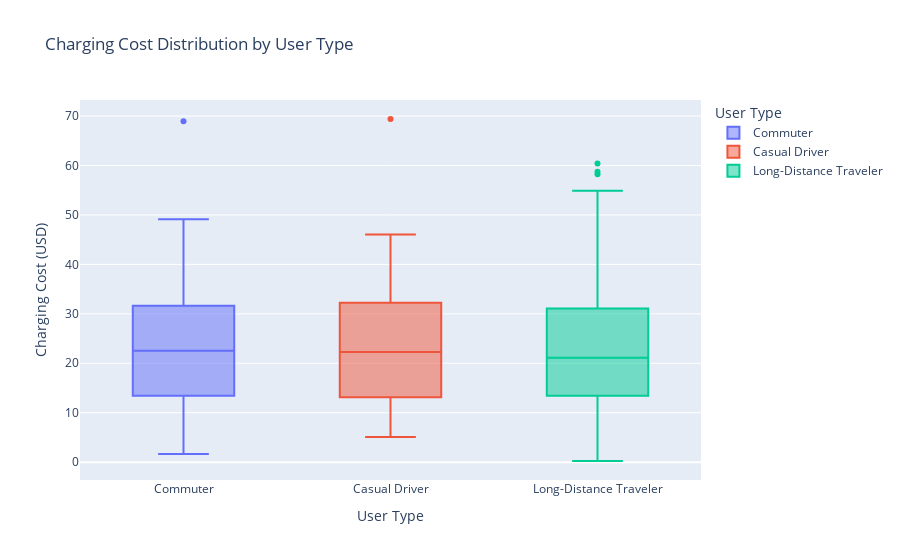

The cell this chart's notebook holds for it:
### Code cell
fig5 = px.box(df, x="User Type", y="Charging Cost (USD)",
              title="Charging Cost Distribution by User Type", color="User Type")
fig5.show()

### Figure 1 — Plotly figure (JSON) as saved in the notebook; plotly's stock layout.template omitted (floating-point values rounded to 4 significant figures; data arrays with more than 128 entries replaced by an {"elided": "..."} marker saying what was removed)
{"data": [{"alignmentgroup": "True", "hovertemplate": "User Type=%{x}<br>Charging Cost (USD)=%{y}<extra></extra>", "legendgroup": "Commuter", "marker": {"color": "#636efa"}, "name": "Commuter", "notched": false, "offsetgroup": "Commuter", "orientation": "v", "showlegend": true, "type": "box", "x": {"elided": "476 str values"}, "x0": " ", "xaxis": "x", "y": {"elided": "476 float values"}, "y0": " ", "yaxis": "y"}, {"alignmentgroup": "True", "hovertemplate": "User Type=%{x}<br>Charging Cost (USD)=%{y}<extra></extra>", "legendgroup": "Casual Driver", "marker": {"color": "#EF553B"}, "name": "Casual Driver", "notched": false, "offsetgroup": "Casual Driver", "orientation": "v", "showlegend": true, "type": "box", "x": {"elided": "407 str values"}, "x0": " ", "xaxis": "x", "y": {"elided": "407 float values"}, "y0": " ", "yaxis": "y"}, {"alignmentgroup": "True", "hovertemplate": "User Type=%{x}<br>Charging Cost (USD)=%{y}<extra></extra>", "legendgroup": "Long-Distance Traveler", "marker": {"color": "#00cc96"}, "name": "Long-Distance Traveler", "notched": false, "offsetgroup": "Long-Distance Traveler", "orientation": "v", "showlegend": true, "type": "box", "x": {"elided": "437 str values"}, "x0": " ", "xaxis": "x", "y": {"elided": "437 float values"}, "y0": " ", "yaxis": "y"}], "layout": {"boxmode": "overlay", "legend": {"title": {"text": "User Type"}, "tracegroupgap": 0}, "title": {"text": "Charging Cost Distribution by User Type"}, "xaxis": {"anchor": "y", "categoryarray": ["Commuter", "Casual Driver", "Long-Distance Traveler"], "categoryorder": "array", "domain": [0, 1], "title": {"text": "User Type"}}, "yaxis": {"anchor": "x", "domain": [0, 1], "title": {"text": "Charging Cost (USD)"}}}}
